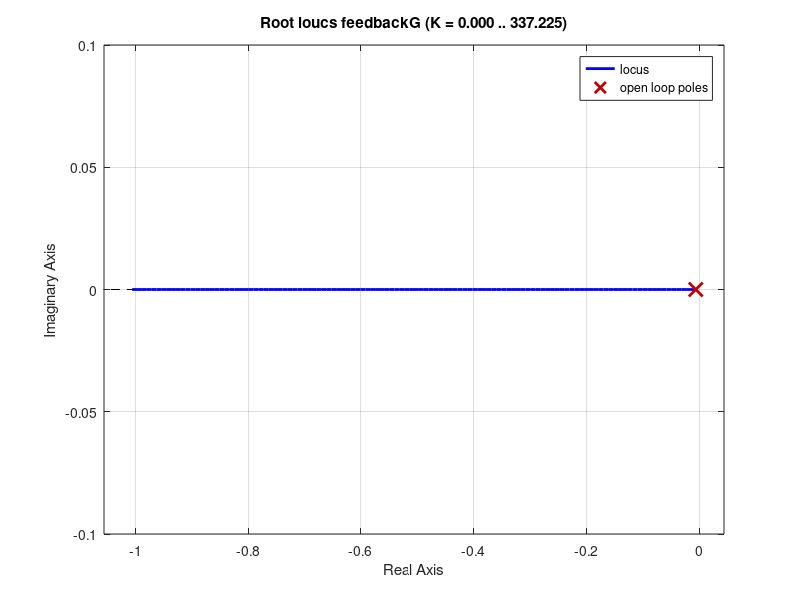
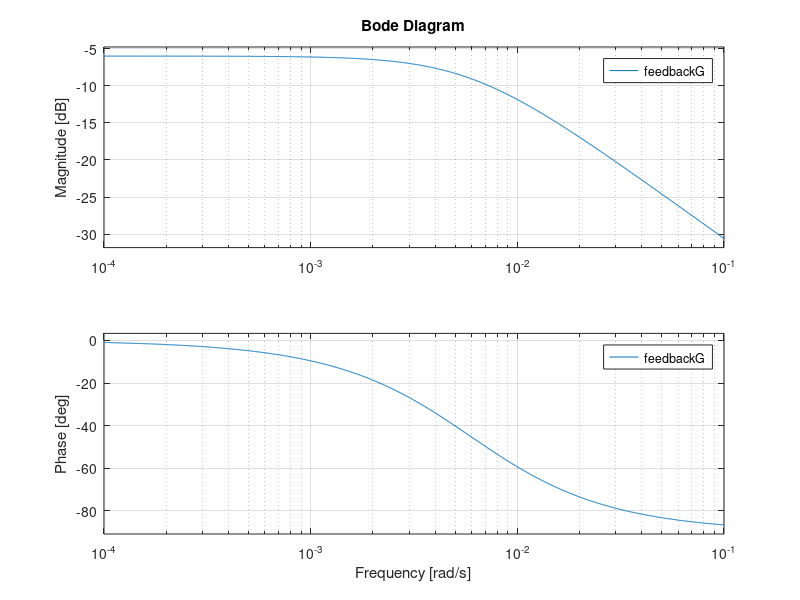
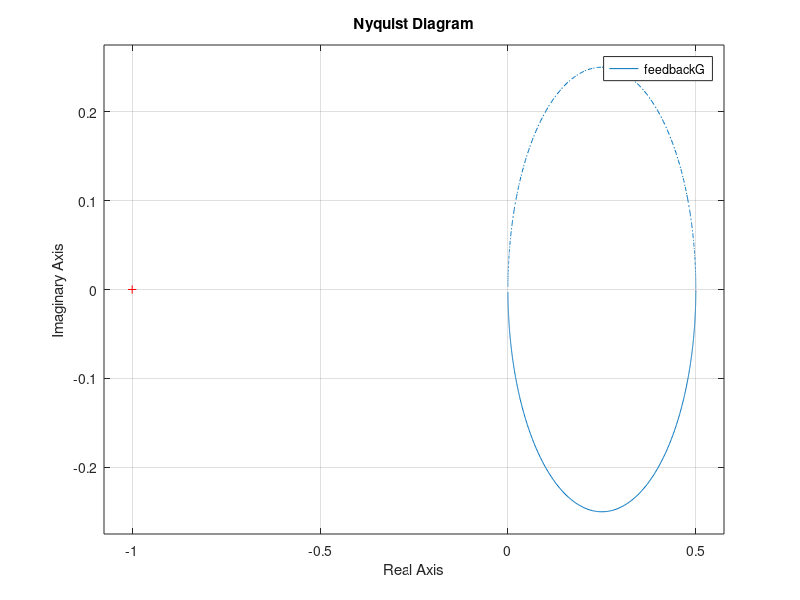

These figures' MATLAB source, in order: (Note: this script raises an error after producing the figures.)
clear all
close all
%% part 1
% 

g = 9.81;
a = 15.4 *10^(-3);
S = 5 * 10^(-5);
XStar = 1.47;

A = (-1*sqrt(g/XStar)*S)/(2^(1.5)*a);
B = 1/a;
C = (sqrt(g/XStar)*S)/(2^(1.5));
D = 0;

[NUM, DEM] = ss2tf(A,B,C,D);
G = tf(NUM, DEM)
%% 
% همانطور که میبینیم چون قطب تابع تبدیل منفی است، این سیستم پایدار است
%% part 2

feedbackG = feedback(G, 1);

rlocus(feedbackG);
%% 
% برای تمام بهره های مثبت پایدار است

figure()
bode(feedbackG)

figure()
nyquist(feedbackG)

[Gm, Pm, Wgm, Wpm] = margin(feedbackG);
bandwidth = bandwidth(feedbackG);
fprintf('Phase Margin: %f degrees\n', Pm);
fprintf('Gain Margin: %f dB\n', 20*log10(Gm));
fprintf('Bandwidth: %f rad/s\n\n', bandwidth);
%% 
% همانطور که میبینیم چون نمودار اندازه صفر دسی بل را و نمودار فاز -180 را قطع 
% نکرده اند، حاشیه فاز و حاشیه بهتره بینهایت هستند
%% part 3 :
% 
%% gain controller
% 

Kg = 125.337;
Gc1 = Kg;
feedbackGc1 = feedback(series(Gc1,G), 1);

figure()
bode(feedbackGc1)
title("gain controller")
figure()
nyquist(feedbackGc1)
title("gain controller")
s = stepinfo(feedbackGc1)
%% lead controller
% 

alpha = 7 * 10^(-4);
Klead = 10612.7;
T = 45;
s = tf('s');
Gc2 = Klead * alpha * (1+T*s)/(1+T*alpha*s)
feedbackGc2 = feedback(series(Gc2,G), 1);

figure()
bode(feedbackGc2)
title("lead controller")
figure()
nyquist(feedbackGc2)
title("lead controller")
s = stepinfo(feedbackGc2)
%% lag controller
% از این کنترلر برای تغییر خطای حالت پایدار و اصلاح حاشیه های پایداری و برای 
% وقتی که میخواهیم مکان ریشه تغییری نکند استفاده میکنیم و در اینجا قابل استفاده 
% نیست
%% PI controller
% 

KpPI = 12.49;
KiPI = 0.5049;

s = tf('s');
Gc4 = KpPI + KiPI/s;
feedbackGc4 = feedback(series(Gc4,G), 1);

figure()
bode(feedbackGc4)
title("PI controller")
figure()
nyquist(feedbackGc4)
title("PI controller")
s = stepinfo(feedbackGc4)
%% PID controller
% 

KdPID = 1000;
KpPID = (1+0.002965*KdPID)*1.497*10^(-3)/0.002965;
KiPID = (1+0.002965*KdPID)*0.04/0.002965 - 1;

s = tf('s');
Gc5 = KpPID + KdPID*s + KiPID/s;
feedbackGc5 = feedback(series(Gc5,G), 1);

figure()
bode(feedbackGc5)
title("PID controller")
figure()
nyquist(feedbackGc5)
title("PID controller")
s = stepinfo(feedbackGc5)
%% part 4

figure();

subplot(2,2,1);
step(feedbackGc1);
title("gain controller")

subplot(2,2,2);
step(feedbackGc2);
title("lead controller")

subplot(2,2,3);
step(feedbackGc4);
title("PI controller")

subplot(2,2,4);
step(feedbackGc5);
title("PID controller")
%% part 5

figure()
subplot(2,2,1);
bode(feedbackGc1)
title("gain controller")
subplot(2,2,2);
bode(feedbackGc2)
title("lead controller")
subplot(2,2,3);
bode(feedbackGc4)
title("PI controller")
subplot(2,2,4);
bode(feedbackGc5)
title("PID controller")
[Gm, Pm, Wgm, Wpm] = margin(feedbackGc1);
%bandwidth = bandwidth(feedbackGc1);
disp("gain controller:")
fprintf('Phase Margin: %f degrees\n', Pm);
fprintf('Gain Margin: %f dB\n\n', 20*log10(Gm));
%fprintf('Bandwidth: %f rad/s\n\n', bandwidth);

[Gm, Pm, Wgm, Wpm] = margin(feedbackGc2);
%bandwidth = bandwidth(feedbackGc2);
disp("lead controller:")
fprintf('Phase Margin: %f degrees\n', Pm);
fprintf('Gain Margin: %f dB\n\n', 20*log10(Gm));
%fprintf('Bandwidth: %f rad/s\n\n', bandwidth);

[Gm, Pm, Wgm, Wpm] = margin(feedbackGc4);
%bandwidth = bandwidth(feedbackGc4);
disp("PI controller:")
fprintf('Phase Margin: %f degrees\n', Pm);
fprintf('Gain Margin: %f dB\n\n', 20*log10(Gm));
%fprintf('Bandwidth: %f rad/s\n\n', bandwidth);

[Gm, Pm, Wgm, Wpm] = margin(feedbackGc5);
%bandwidth = bandwidth(feedbackGc5);
disp("PID controller:")
fprintf('Phase Margin: %f degrees\n', Pm);
fprintf('Gain Margin: %f dB\n\n', 20*log10(Gm));
%fprintf('Bandwidth: %f rad/s\n\n', bandwidth);
%% part 6 : gain controller

figure()
subplot(3,1,2)
step(feedbackGc1);
title("K=125.337")

Kg = 90;
Gc1 = Kg;
feedbackGc1 = feedback(series(Gc1,G), 1);

subplot(3,1,1)
step(feedbackGc1);
title("K=50")


Kg = 150;
Gc1 = Kg;
feedbackGc1 = feedback(series(Gc1,G), 1);

subplot(3,1,3)
step(feedbackGc1);
title("K=200")
%% part 6 : lead controller
% changing K:

figure()
subplot(3,1,2)
step(feedbackGc2);
title("K=10612.7")

Klead = 10612.7;
s = tf('s');
Gc2 = Klead * alpha * (1+T*s)/(1+T*alpha*s);
feedbackGc2 = feedback(series(Gc2,G), 1);
subplot(3,1,1)
step(feedbackGc2);
title("K=5500")


Klead = 20000;
Gc2 = Klead * alpha * (1+T*s)/(1+T*alpha*s);
feedbackGc2 = feedback(series(Gc2,G), 1);

subplot(3,1,3)
step(feedbackGc2);
title("K=20000")
%% 
% changing alpha:

figure()
subplot(3,1,2)
step(feedbackGc2);
title("alpha = 7 * 10^(-4)")

alpha = 0.07;
Gc2 = Klead * alpha * (1+T*s)/(1+T*alpha*s);
feedbackGc2 = feedback(series(Gc2,G), 1);

subplot(3,1,3)
step(feedbackGc2);
title("alpha = 0.07")


alpha = 7*10^(-6);
Gc2 = Klead * alpha * (1+T*s)/(1+T*alpha*s);
feedbackGc2 = feedback(series(Gc2,G), 1);

subplot(3,1,1)
step(feedbackGc2);
title("alpha = 7*10^(-6)")
%% 
% changing T:

figure()
subplot(3,1,2)
step(feedbackGc2);
title("T = 45")

T = 30;
Gc2 = Klead * alpha * (1+T*s)/(1+T*alpha*s);
feedbackGc2 = feedback(series(Gc2,G), 1);

subplot(3,1,1)
step(feedbackGc2);
title("T = 30")


T = 60;
Gc2 = Klead * alpha * (1+T*s)/(1+T*alpha*s);
feedbackGc2 = feedback(series(Gc2,G), 1);

subplot(3,1,3)
step(feedbackGc2);
title("T = 60")